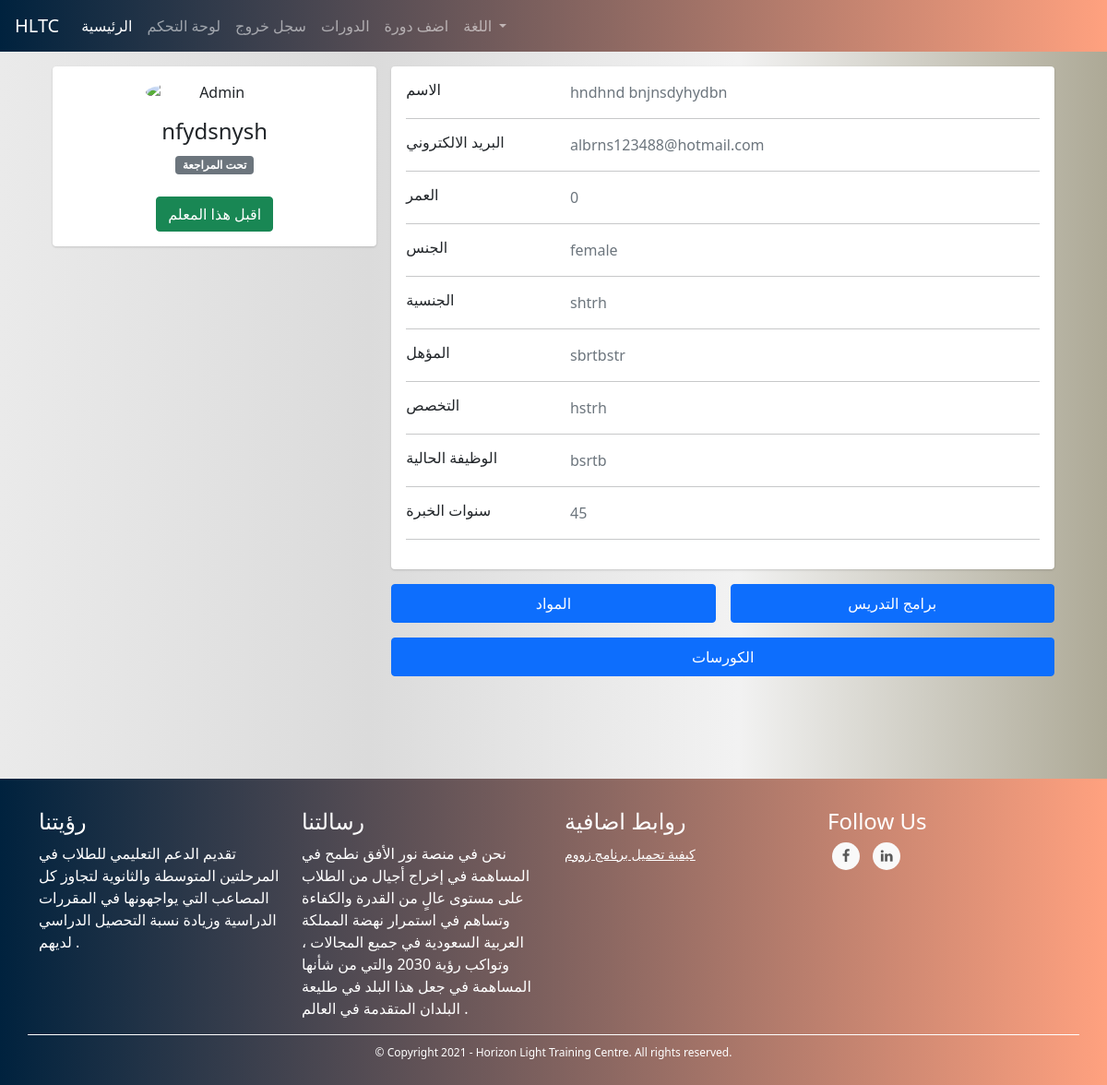
Before: /admins/user/4 (signed in) with the older database file.
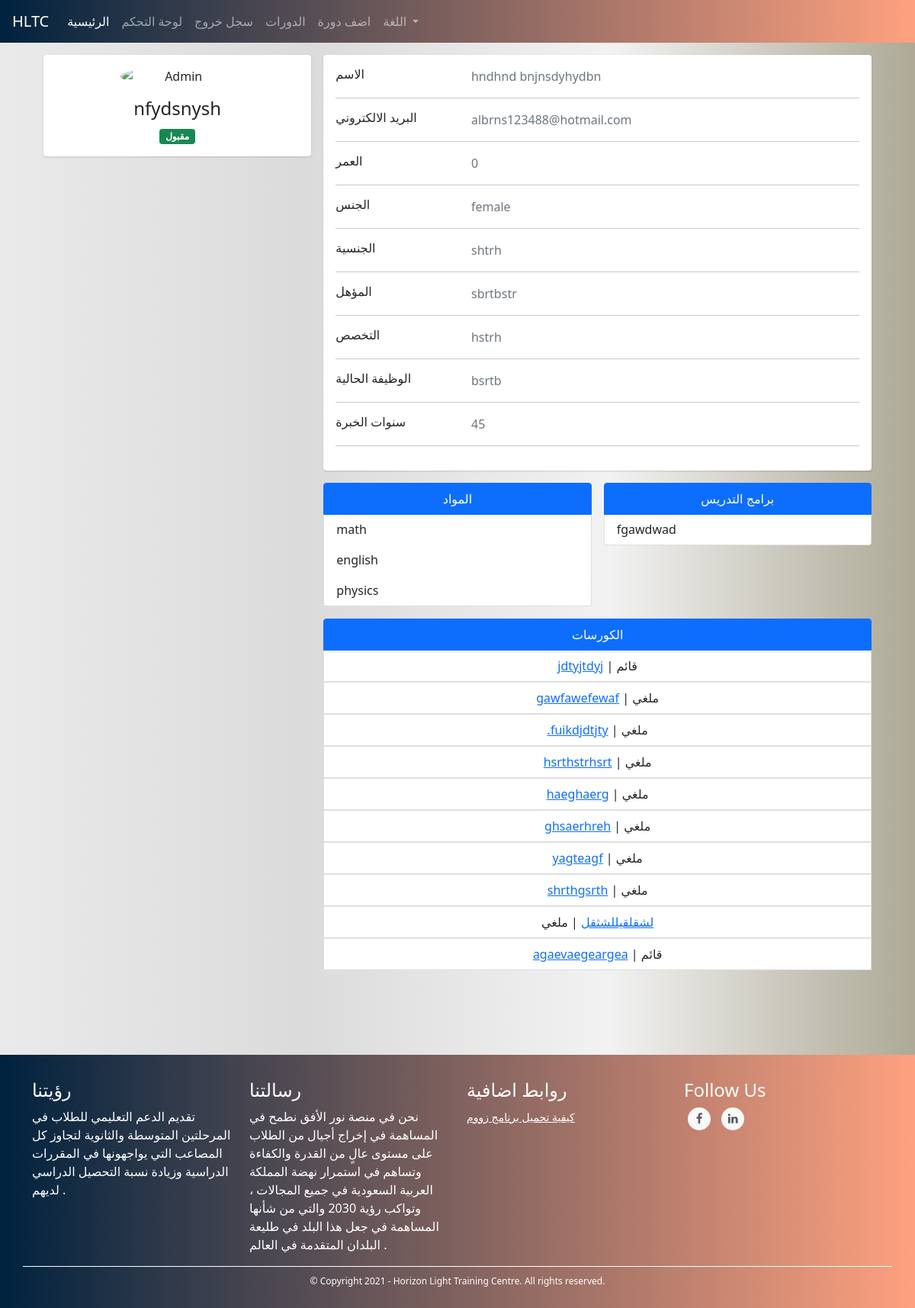
After: the same page with the newer database file.
### TUTOR/models.py (models this page shows, shortened)
class CourseModel(db.Model):
    id = db.Column(db.Integer, primary_key=True)
    name = db.Column(db.String(130), nullable=False)
    description = db.Column(db.String(1000), nullable=False)
    subject = db.Column(db.String(), nullable=False)
    price = db.Column(db.Integer, nullable=False)
    min_students = db.Column(db.Integer, nullable=False)
    max_students = db.Column(db.Integer, nullable=False)
    currency = db.Column(db.String(3), nullable=False)
    began = db.Column(db.Boolean, nullable=False, default=False)
    ended = db.Column(db.Boolean, nullable=False, default=False)
    course_type = db.Column(db.Integer, nullable=False) # 1 for start when min number # 2 for start with min and date
    _period = db.Column(db.Integer, nullable=True) # days
    _start_date = db.Column(db.DateTime, nullable=True)
    _end_date = db.Column(db.DateTime, nullable=True)
    links = db.Column(db.String(), nullable=False) # {"zoom": "link", ....}
    weekly_time_table_json  = db.Column(db.String(1000), nullable=False) # {"saturday": {"from": ..., "to": ...}, ...}
    _state = db.Column(db.String(), nullable=False, default=json.dumps({"state_code": 1, "state_string": "لم تبدأ بعد", "allowed_actions": ["join", "view", "start", "cancel"]})) # {"state_code": 2, "state_string": "قائم", "allowed_actions": ["view", "end"]} {"state_code": 3, "state_string": "انتهى", "allowed_actions": ["delete"]} {"state_code": 4, "state_string": "ملغي", "allowed_actions": ["delete"]}
    number_of_students_paid = db.Column(db.Integer, nullable=False, default=0)
    have_sent_first_payment_emails = db.Column(db.Boolean, nullable=False, default=False)
    created_by_admin = db.Column(db.Boolean, nullable=False)
    creation_date = db.Column(db.DateTime, nullable=False, default=datetime.utcnow)
    payment_model = db.relationship('PaymentModel', backref='course', uselist=False)
    tutor_data_model_id = db.Column(db.Integer, db.ForeignKey('tutor_data_model.id'),
        nullable=False)
    @property
    def state(self): # hold the course's state for example (is it runnung or hasn't began yet...) this helps with determaning what to do with the couse next for example (if it's running we should look into if it should end)
        return json.loads(self._state)
    def start(self):
        self.began = True
        self._state = json.dumps({"state_code": 2, "state_string": "قائم", "allowed_actions": ["view", "end", "cancel"]})
        if self.course_type == 1:
            now = datetime.date(datetime.utcnow())
            self._start_date = now
            self._end_date = now + timedelta(days=self.period)
        db.session.commit()
        for sdm in self.students: # the paymetn is when a student joins not when the course begins bcz the course wont begin if students didn't pay
            send_student_course_start_email(sdm.user, self)
        send_tutor_course_start_email(self.tutor.user, self)
        return True
    def end(self):
        self.ended = True
        self._state = json.dumps({"state_code": 3, "state_string": "انتهى", "allowed_actions": ["delete"]})
        db.session.commit()
        for sdm in self.students:
            send_student_course_ended_email(sdm.user, self)
        send_tutor_course_ended_email(self.tutor.user, self)
        return True
    def cancel(self):
        self._state = json.dumps({"state_code": 4, "state_string": "ملغي", "allowed_actions": ["delete"]})
        db.session.commit()
        self.payment_model.refund_all()
        for sdm in self.students:
            send_student_course_canceled_email(sdm.user, self)
        send_tutor_course_canceled_email(self.tutor.user, self)

### TUTOR/ADMINISTRATION/routes.py (the view)
@admins_blueprint.route("/admins/user/<user_id>", methods=["GET"])
@login_required(ADMIN_TYPES)
def user_detailed_view(user_id): # admin only
    user = UserModel.query.get(user_id)
    user_type = user.user_type
    if user_type == "tutor":
        return render_template("admins/users/new_tutor.html", user=user)
    elif user_type == "student":
        return render_template("admins/users/new_student.html", user=user)
    elif user_type in ADMIN_TYPES:
        return render_template("admins/users/new_admin.html", user=user)

### TUTOR/ADMINISTRATION/routes.py (called while the page is built)
@admins_blueprint.context_processor
def utility_processor():
    return dict(get_language_text=LngObj.get_language_text, get_current_page_language_list=LngObj.get_current_page_language_list, languages=LANGUAGES, admin_types=ADMIN_TYPES, settings=SiteSettingsModel.instance())

### TUTOR/models.py (called while the page is built)
@login_manager.user_loader
def load_user(user_id):
    return UserModel.query.get(int(user_id))

    @property
    def full_name(self):
        return self.first_name + " " + self.last_name

    @property
    def gender(self):
        return "male" if self._gender else "female"

    @property
    def age(self):
        return int((datetime.date(datetime.utcnow()) - datetime.date(self.date_of_birth)).days / 365)

    @property
    def subjects(self):
        return json.loads(self._subjects)

    @property
    def tools_used_for_online_tutoring(self):
        return json.loads(self._tools_used_for_online_tutoring)

    @classmethod
    def instance(cls):
        return cls.query.get(1)

### TUTOR/templates/admins/users/new_tutor.html (shortened to what the changed rows need)
{% extends "template.html" %}
{% block content %}
<link rel="stylesheet" href="{{ url_for('static', filename='css/students/profile.css') }}">
<div class="container">
    <div class="main-body">
          <div class="row gutters-sm">
            <div class="col-md-4 mb-3">
              <div class="card">
                <div class="card-body">
                  <div class="d-flex flex-column align-items-center text-center">
                    <div class="mt-3">
                      <h4>{{ user.username }}</h4>
                      {% if user.tutor_data_model.is_accepted %}
                      <span class="badge bg-success">مقبول</span>
                      {% else %}
                      <span class="badge bg-secondary">تحت المراجعة</span>
                      <br><br>
                      <a href="{{ url_for('admins_blueprint.accept_tutor', tutor_id=user.tutor_data_model.id) }}"><button type="button" class="btn btn-success">اقبل هذا المعلم</button></a>
                      {% endif %}
                    </div>
                  </div>
                </div>
              </div>
            </div>
            <div class="col-md-8">
              <div class="row gutters-sm">
                <div class="col-sm-6 mb-3">
                    <ul class="list-group">
                        <li class="list-group-item active" aria-current="true"><center>المواد</center></li>
                        {% for subject in user.tutor_data_model.subjects %}
                        <li class="list-group-item">{{ subject }}</li>
                        {% endfor %}
                      </ul>
                </div>
                <div class="col-sm-6 mb-3">
                    <ul class="list-group">
                        <li class="list-group-item active" aria-current="true"><center>برامج التدريس</center></li>
                        {% for tool in user.tutor_data_model.tools_used_for_online_tutoring %}
                        <li class="list-group-item">{{ tool }}</li>
                        {% endfor %}
                      </ul>
                </div>
              <div class="col-sm-12 mb-6">
                <ul class="list-group">
                    {% for course in user.tutor_data_model.courses %}
                    <center><li class="list-group-item"><a href="{{ url_for('courses_blueprint.course', course_id=course.id) }}">{{ course.name }}</a> | {{ course.state.state_string }}</li></center>
                    {% endfor %}
                  </ul>
            </div>
        </div>
            </div>
          </div>
        </div>
    </div>
    <br><br><br><br>
{% endblock %}

Changed rows visible on the page:
changed TutorDataModel "shtrh": is_accepted False → True (drawn)
added CourseModel: name "jdtyjtdyj", state.state_string "قائم"
added CourseModel: name "gawfawefewaf", state.state_string "ملغي"
added CourseModel: name ".fuikdjdtjty", state.state_string "ملغي"
added CourseModel: name "hsrthstrhsrt", state.state_string "ملغي"
added CourseModel: name "haeghaerg", state.state_string "ملغي"
added CourseModel: name "ghsaerhreh", state.state_string "ملغي"
added CourseModel: name "yagteagf", state.state_string "ملغي"
added CourseModel: name "shrthgsrth", state.state_string "ملغي"
added CourseModel: name "لشقلقيللشثقل", state.state_string "ملغي"
added CourseModel: name "agaevaegeargea", state.state_string "قائم"
Other visible differences:
text no longer shown: "تحت المراجعة اقبل هذا المعلم"
text now shown: "مقبول"
new list line: "math"
new list line: "english"
new list line: "physics"
new list line: "fgawdwad"
